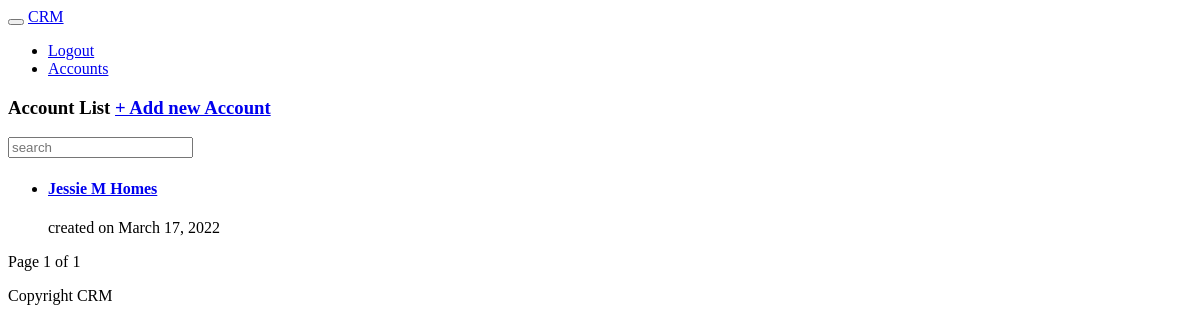
The page /ledger/account_list/ (signed in) on the database as committed earlier.
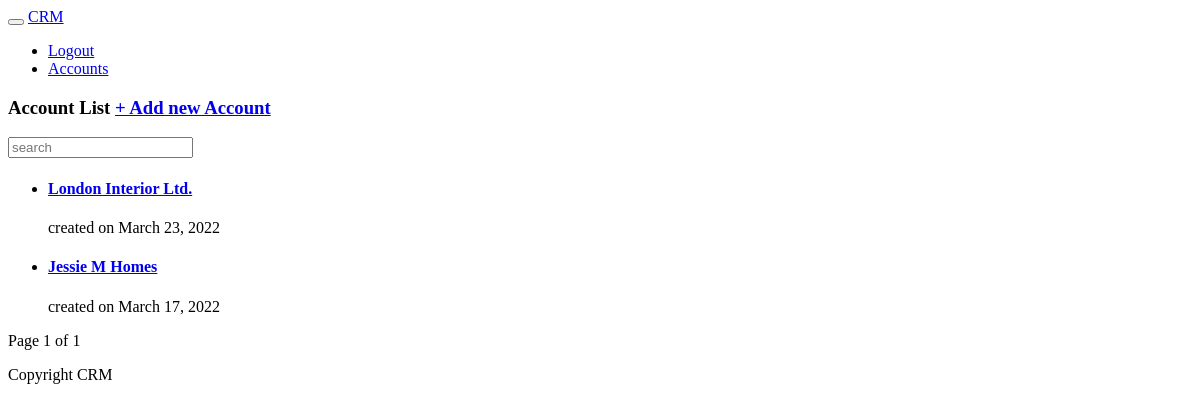
The same page on the database as committed later.
### ledger/models.py (models this page shows, shortened)
class Ledger(models.Model):
    uuid = ShortUUIDField(unique=True)
    owner = models.ForeignKey(User, on_delete=models.SET_NULL, null=True)
    name = models.CharField(max_length=50)
    description = models.TextField(blank=True)
    email = models.EmailField()
    phone_regex = RegexValidator(regex=r'^\+?1?\d{9,15}$', message="Phone number must be entered in the format: '+999999999'. Up to 15 digits allowed.")
    phone_number = models.CharField(validators=[phone_regex], max_length=17, blank=True)
    address_one = models.CharField(max_length=100)
    address_two = models.CharField(max_length=100, blank=True)
    city = models.CharField(max_length=50)
    state = models.CharField(max_length=50)
    created_on =  models.DateField(auto_now_add=True)
    class Meta:
        verbose_name_plural = 'ledger'

### ledger/views.py (the view)
# urls.py: path('account_list/', AccountListView.as_view(), name="account-list"),
@method_decorator(login_required, name='dispatch')
class AccountListView(ListView):
    paginate_by = 10
    template_name = 'ledger/account_list.html'
    context_object_name = 'ledgers'
    def get_queryset(self):
        q = self.request.GET.get('q')
        if q:
            account_list = Ledger.objects.filter(
                name__icontains=q
            ).order_by('-created_on')
        else:
            account_list = Ledger.objects.all().order_by('-created_on')
        return account_list

### docs/templates/ledger/account_list.html (shortened to what this page needs)
{% extends 'base.html' %}
{% block content %}
    <div>
        <div>
            <h3>Account List
                <span>
                    <a href="{% url 'ledger:add-account' %}">+ Add new Account</a>
                </span>
            </h3>
            <form action="{% url 'ledger:account-list' %}" method="get">
                <input type="text" name="q" placeholder="search">
            </form>
        </div>
        {% for ledger in ledgers %}
            <ul>
                <li>
                    <a href="{% url 'ledger:account-detail' ledger.pk %}"><h4>{{ledger.name}}</h4></a>
                    <span>created on {{ledger.created_on}}</span>
                </li>
            </ul>
        {% endfor %}
        <div class="pagination">
            <span>
                <span>
                    Page {{page_obj.number}} of {{page_obj.paginator.num_pages}}
                </span>
            </span>
        </div>
    </div>
{% endblock %}

### docs/templates/base.html (shortened to what this page needs)
<!DOCTYPE html>
{% load static %}
<html>
  <head>
  </head>
  <body>
    <div>
      <header>
        <div>
          <button>
          </button>
          <a href="{% url 'marketing:index' %}">CRM</a>
        </div>
        <div>
          <ul>
            {% if user.is_authenticated %}
              <li><a href="{% url 'account_logout' %}">Logout</a></li>
              <li><a href="{% url 'ledger:account-list' %}">Accounts</a></li>
            {% else %}
              <li><a href="{% url 'account_login' %}">Login</a></li>
              <li><a href="{% url 'account_signup' %}">Sign Up</a></li>
            {% endif %}
          </ul>
        </div>
      </header>
    </div>
    <div>
      {% block content %}{% endblock content %}
    </div>
    <footer>
      <p>Copyright CRM</p>
    </footer>
  </body>
</html>

Rows that differ between the two databases and show on the page:
added Ledger: name "London Interior Ltd.", created_on "March 23, 2022"
